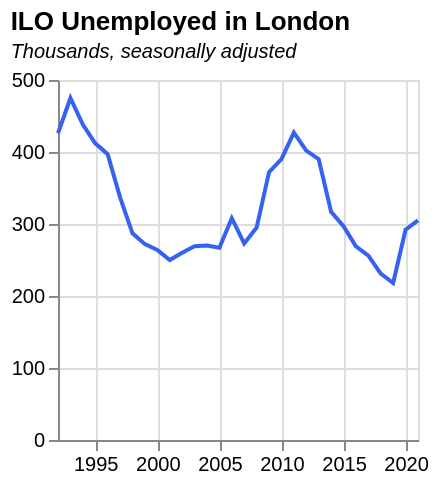

This figure's Vega-Lite source:
### Vega-Lite specification from a JSON file in a GitHub repository (floating-point values rounded to 4 significant figures)
{"$schema": "https://vega.github.io/schema/vega-lite/v5.json", "data": {"values": [{"date": "1992", "label": "1992", "month": "", "quarter": "", "sourceDataset": "LMS", "updateDate": "2015-10-13T23:00:00.000Z", "value": "426", "year": "1992"}, {"date": "1993", "label": "1993", "month": "", "quarter": "", "sourceDataset": "LMS", "updateDate": "2015-10-13T23:00:00.000Z", "value": "475", "year": "1993"}, {"date": "1994", "label": "1994", "month": "", "quarter": "", "sourceDataset": "LMS", "updateDate": "2015-10-13T23:00:00.000Z", "value": "438", "year": "1994"}, {"date": "1995", "label": "1995", "month": "", "quarter": "", "sourceDataset": "LMS", "updateDate": "2015-10-13T23:00:00.000Z", "value": "412", "year": "1995"}, {"date": "1996", "label": "1996", "month": "", "quarter": "", "sourceDataset": "LMS", "updateDate": "2015-10-13T23:00:00.000Z", "value": "397", "year": "1996"}, {"date": "1997", "label": "1997", "month": "", "quarter": "", "sourceDataset": "LMS", "updateDate": "2015-10-13T23:00:00.000Z", "value": "337", "year": "1997"}, {"date": "1998", "label": "1998", "month": "", "quarter": "", "sourceDataset": "LMS", "updateDate": "2015-10-13T23:00:00.000Z", "value": "287", "year": "1998"}, {"date": "1999", "label": "1999", "month": "", "quarter": "", "sourceDataset": "LMS", "updateDate": "2015-10-13T23:00:00.000Z", "value": "272", "year": "1999"}, {"date": "2000", "label": "2000", "month": "", "quarter": "", "sourceDataset": "LMS", "updateDate": "2015-10-13T23:00:00.000Z", "value": "264", "year": "2000"}, {"date": "2001", "label": "2001", "month": "", "quarter": "", "sourceDataset": "LMS", "updateDate": "2015-10-13T23:00:00.000Z", "value": "250", "year": "2001"}, {"date": "2002", "label": "2002", "month": "", "quarter": "", "sourceDataset": "LMS", "updateDate": "2015-10-13T23:00:00.000Z", "value": "260", "year": "2002"}, {"date": "2003", "label": "2003", "month": "", "quarter": "", "sourceDataset": "LMS", "updateDate": "2015-10-13T23:00:00.000Z", "value": "269", "year": "2003"}, {"date": "2004", "label": "2004", "month": "", "quarter": "", "sourceDataset": "LMS", "updateDate": "2015-10-13T23:00:00.000Z", "value": "270", "year": "2004"}, {"date": "2005", "label": "2005", "month": "", "quarter": "", "sourceDataset": "LMS", "updateDate": "2015-10-13T23:00:00.000Z", "value": "267", "year": "2005"}, {"date": "2006", "label": "2006", "month": "", "quarter": "", "sourceDataset": "LMS", "updateDate": "2015-10-13T23:00:00.000Z", "value": "308", "year": "2006"}, {"date": "2007", "label": "2007", "month": "", "quarter": "", "sourceDataset": "LMS", "updateDate": "2015-10-13T23:00:00.000Z", "value": "273", "year": "2007"}, {"date": "2008", "label": "2008", "month": "", "quarter": "", "sourceDataset": "LMS", "updateDate": "2015-10-13T23:00:00.000Z", "value": "295", "year": "2008"}, {"date": "2009", "label": "2009", "month": "", "quarter": "", "sourceDataset": "LMS", "updateDate": "2015-10-13T23:00:00.000Z", "value": "372", "year": "2009"}, {"date": "2010", "label": "2010", "month": "", "quarter": "", "sourceDataset": "LMS", "updateDate": "2015-10-13T23:00:00.000Z", "value": "390", "year": "2010"}, {"date": "2011", "label": "2011", "month": "", "quarter": "", "sourceDataset": "LMS", "updateDate": "2019-02-19T00:00:00.000Z", "value": "427", "year": "2011"}, {"date": "2012", "label": "2012", "month": "", "quarter": "", "sourceDataset": "LMS", "updateDate": "2015-10-13T23:00:00.000Z", "value": "402", "year": "2012"}, {"date": "2013", "label": "2013", "month": "", "quarter": "", "sourceDataset": "LMS", "updateDate": "2019-02-19T00:00:00.000Z", "value": "390", "year": "2013"}, {"date": "2014", "label": "2014", "month": "", "quarter": "", "sourceDataset": "LMS", "updateDate": "2019-02-19T00:00:00.000Z", "value": "317", "year": "2014"}, {"date": "2015", "label": "2015", "month": "", "quarter": "", "sourceDataset": "LMS", "updateDate": "2019-02-19T00:00:00.000Z", "value": "297", "year": "2015"}, {"date": "2016", "label": "2016", "month": "", "quarter": "", "sourceDataset": "LMS", "updateDate": "2019-02-19T00:00:00.000Z", "value": "269", "year": "2016"}, {"date": "2017", "label": "2017", "month": "", "quarter": "", "sourceDataset": "LMS", "updateDate": "2019-02-19T00:00:00.000Z", "value": "256", "year": "2017"}, {"date": "2018", "label": "2018", "month": "", "quarter": "", "sourceDataset": "LMS", "updateDate": "2019-02-19T00:00:00.000Z", "value": "231", "year": "2018"}, {"date": "2019", "label": "2019", "month": "", "quarter": "", "sourceDataset": "LMS", "updateDate": "2020-02-18T00:00:00.000Z", "value": "218", "year": "2019"}, {"date": "2020", "label": "2020", "month": "", "quarter": "", "sourceDataset": "LMS", "updateDate": "2022-08-15T23:00:00.000Z", "value": "292", "year": "2020"}, {"date": "2021", "label": "2021", "month": "", "quarter": "", "sourceDataset": "LMS", "updateDate": "2022-08-15T23:00:00.000Z", "value": "305", "year": "2021"}], "format": {"parse": {"date": "date"}}}, "title": {"text": "ILO Unemployed in London", "subtitle": "Thousands, seasonally adjusted", "subtitleFontStyle": "italic", "subtitleFontSize": 10, "anchor": "start", "color": "black"}, "width": 180, "height": 180, "mark": {"type": "line", "color": "#3662f1", "strokeWidth": 2, "opacity": 1}, "encoding": {"x": {"field": "date", "type": "temporal", "title": null}, "y": {"field": "value", "type": "quantitative", "title": null}}}
